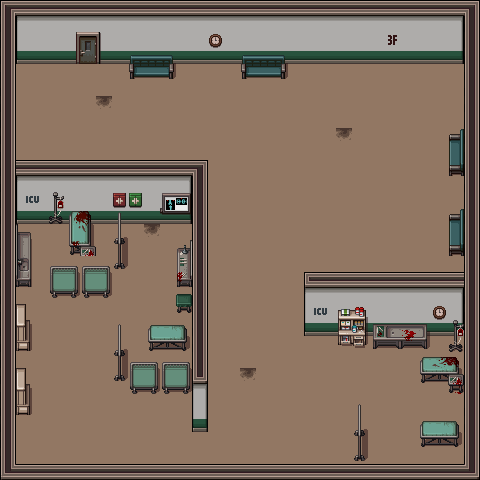

A 2D game scene composited from a Tiled map and its tileset images. What follows is a short description and the map's XML, with each tile layer's data collapsed to a summary:
An orthogonal 30x30 tile map with 16x16 px tiles, 5 tile layers (floor, wall, decoration 1, decoration 2, ...), 4 tilesets.

<map version="1.0" tiledversion="1.1.6" orientation="orthogonal" renderorder="right-down" width="30" height="30" tilewidth="16" tileheight="16" infinite="0" nextobjectid="1">
 <tileset firstgid="1" source="../../tiled sheets/TileA5_PHC_Interior-Hospital.tsx" />
 <tileset firstgid="129" source="../../tiled sheets/TileA4_PHC_Interior-Hospital.tsx" />
 <tileset firstgid="497" source="../../tiled sheets/Hospital Floor.tsx" />
 <tileset firstgid="529" source="../../tiled sheets/TileB_PHC_Interior-Hospital.tsx" />
 <layer name="floor" width="30" height="30">
  <data>[900 cells, 900 non-empty, 2 distinct tile ids]</data>
 </layer>
 <layer name="wall" width="30" height="30">
  <data>[900 cells, 100 non-empty, 10 distinct tile ids]</data>
 </layer>
 <layer name="decoration 1" width="30" height="30">
  <data>[900 cells, 60 non-empty, 45 distinct tile ids]</data>
 </layer>
 <layer name="decoration 2" width="30" height="30">
  <data>[900 cells, 77 non-empty, 38 distinct tile ids]</data>
 </layer>
 <layer name="ceiling" width="30" height="30">
  <data>[900 cells, 201 non-empty, 14 distinct tile ids]</data>
 </layer>
</map>
